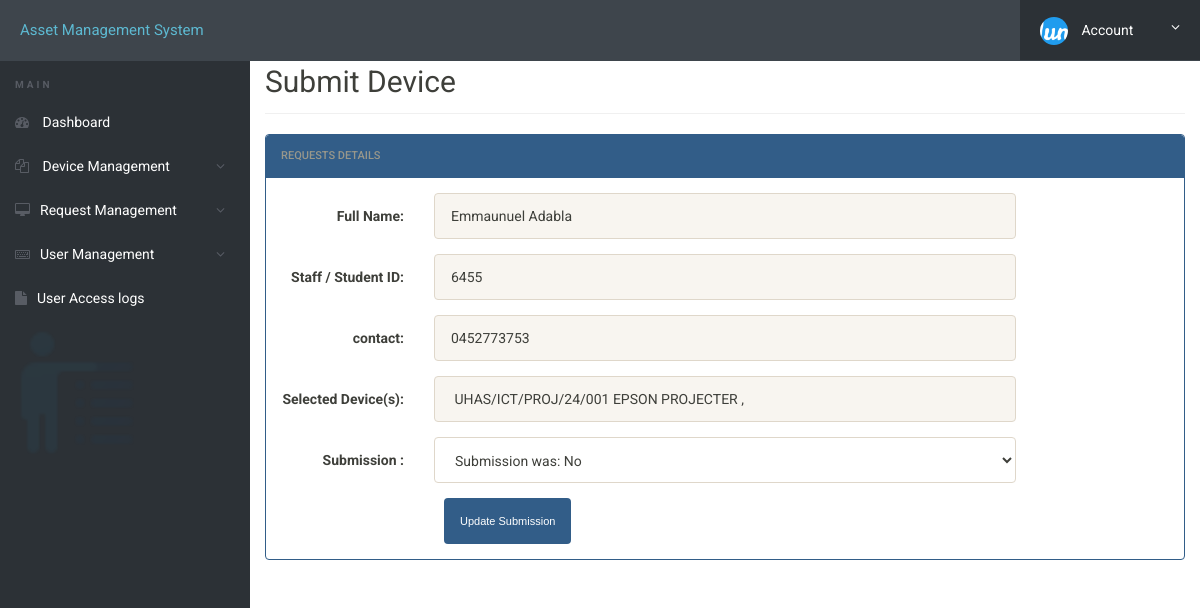
/inventory/admin/submission.php?id=5 (signed in), run on the app's committed database.
### tables this page shows
CREATE TABLE `request` (
  `id` int(11) NOT NULL,
  `name` varchar(255) NOT NULL,
  `sid` varchar(255) NOT NULL,
  `contact` varchar(20) NOT NULL,
  `location` varchar(255) NOT NULL,
  `status` varchar(255) NOT NULL,
  `device_name` varchar(255) NOT NULL,
  `date` datetime NOT NULL DEFAULT current_timestamp(),
  `remark` varchar(255) NOT NULL
);

### inventory/admin/submission.php (the view, shortened to what this page needs)
<?php
include('includes/config.php');
?>
<!doctype html>
<html lang="en" class="no-js">
<head>
    <link rel="stylesheet" href="css/select-bootstrap-multiselect.css">
	<link rel="stylesheet" href="css/font-awesome.min.css">
	<link rel="stylesheet" href="css/bootstrap.min.css">
	<link rel="stylesheet" href="css/dataTables.bootstrap.min.css">>
	<link rel="stylesheet" href="css/bootstrap-social.css">
	<link rel="stylesheet" href="css/bootstrap-select.css">
	<link rel="stylesheet" href="css/fileinput.min.css">
	<link rel="stylesheet" href="css/awesome-bootstrap-checkbox.css">
	<link rel="stylesheet" href="css/style.css">
</head>
<body>
	<?php include('includes/header.php');?>
	<div class="ts-main-content">
		<?php include('includes/sidebar.php');?>
		<div class="content-wrapper">
			<div class="container-fluid">
				<div class="row">
					<div class="col-md-12">
						<h2 class="page-title">Submit Device </h2>
						<div class="row">
							<div class="col-md-12">
								<div class="panel panel-default panel-primary">
									<div class="panel-heading ">Requests Details</div>
									<div class="panel-body">
										<form method="post"  action="" class="form-horizontal">
												<?php
										$id=$_GET['id'];
										$ret="select * from request where id=?";
											$stmt= $mysqli->prepare($ret) ;
										$stmt->bind_param('i',$id);
										$stmt->execute() ;
										$res=$stmt->get_result();
										while($row=$res->fetch_object())
										{
											?>
					<div class="form-group">
                        <label class="col-sm-2 control-label">Full Name: </label>
                        <div class="col-sm-8">
                            <input type="text"  name="" value="<?php echo $row->name;?>"  class="form-control" readonly> </div>
					    </div>
				        <div class="form-group">
				            <label class="col-sm-2 control-label">Staff / Student ID:</label>
		                <div class="col-sm-8">
	                        <input type="text" class="form-control" name="" id="cns" value="<?php echo $row->sid;?>" readonly>
						 </div>
						</div>
							<div class="form-group">
								<label class="col-sm-2 control-label">contact:</label>
								<div class="col-sm-8">
								<input type="text" class="form-control" name="contact" value="<?php echo $row->contact;?>" readonly>
								</div>
							</div>
                            <div class="form-group">
								<label class="col-sm-2 control-label">Selected Device(s):</label>
								<div class="col-sm-8">
								<input type="text" class="form-control" name="device_name" value="<?php echo $row->device_name;?>" readonly>
								</div>
							</div>
						<div class="form-group">
						<label class="col-sm-2 control-label">Submission : </label>
						<div class="col-sm-8">
						<select name="remark" class="form-control" required="required">
						<option value="" class="text-danger bg-dnager"><?php echo "Submission was: ".$row->remark;?></option>
						</select>
						<?php } ?>
						</div>
						</div>
						<div class="col-sm-8 col-sm-offset-2">
							<input class="btn btn-primary" type="submit" name="submit" value="Update Submission">
						</div>
							</div>
									</div>
								</div>
							</div>
							</div>
						</div>
					</div>
				</div>
			</div>
</body>
</body>
</html>

### inventory/admin/css/style.css (style rules this page uses)
html { font-size: 14px; }
@media only screen and (min-width: 480px) { html { font-size: 17px; } }
@media only screen and (min-width: 768px) { html { font-size: 14px; } }
body { font-size: 1em; }
.btn { font-family: 'Montserrat', sans-serif; }
.panel { overflow: hidden; }
.btn { text-transform: none; }
.page-title { padding-bottom: 15px; margin-bottom: 20px; border-bottom: 1px solid #f0f0f0; }
.ts-main-content .content-wrapper { padding-top: 15px; margin-top: 10px; }
@media only screen and (min-width: 992px) { .ts-main-content .content-wrapper { margin-left: 250px; } }

### data on the page
request: name "Emmaunuel Adabla", sid "6455", contact "0452773753", device_name "UHAS/ICT/PROJ/24/001 EPSON PROJECTER ,"
